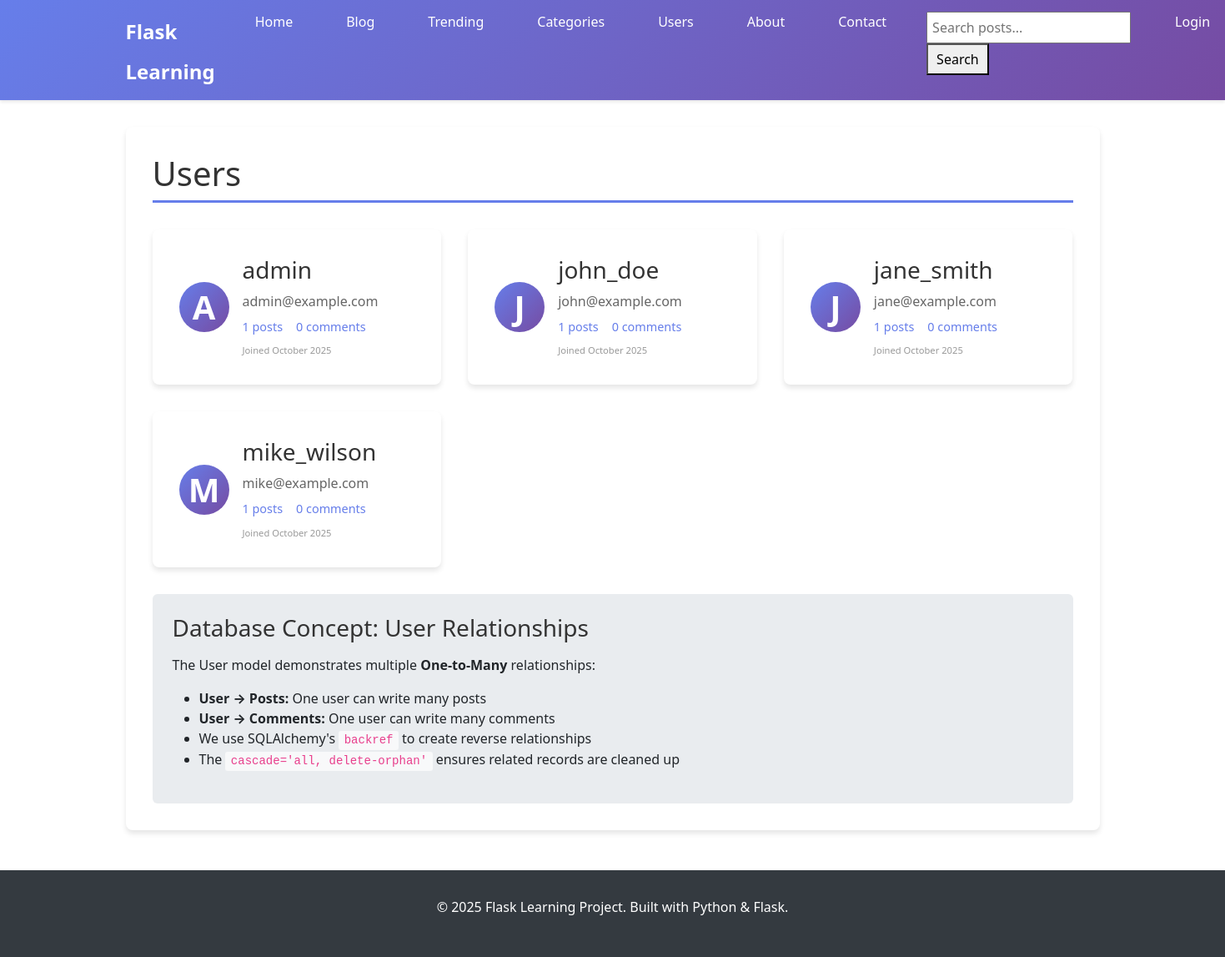
/users, run on an earlier commit of the app's database.
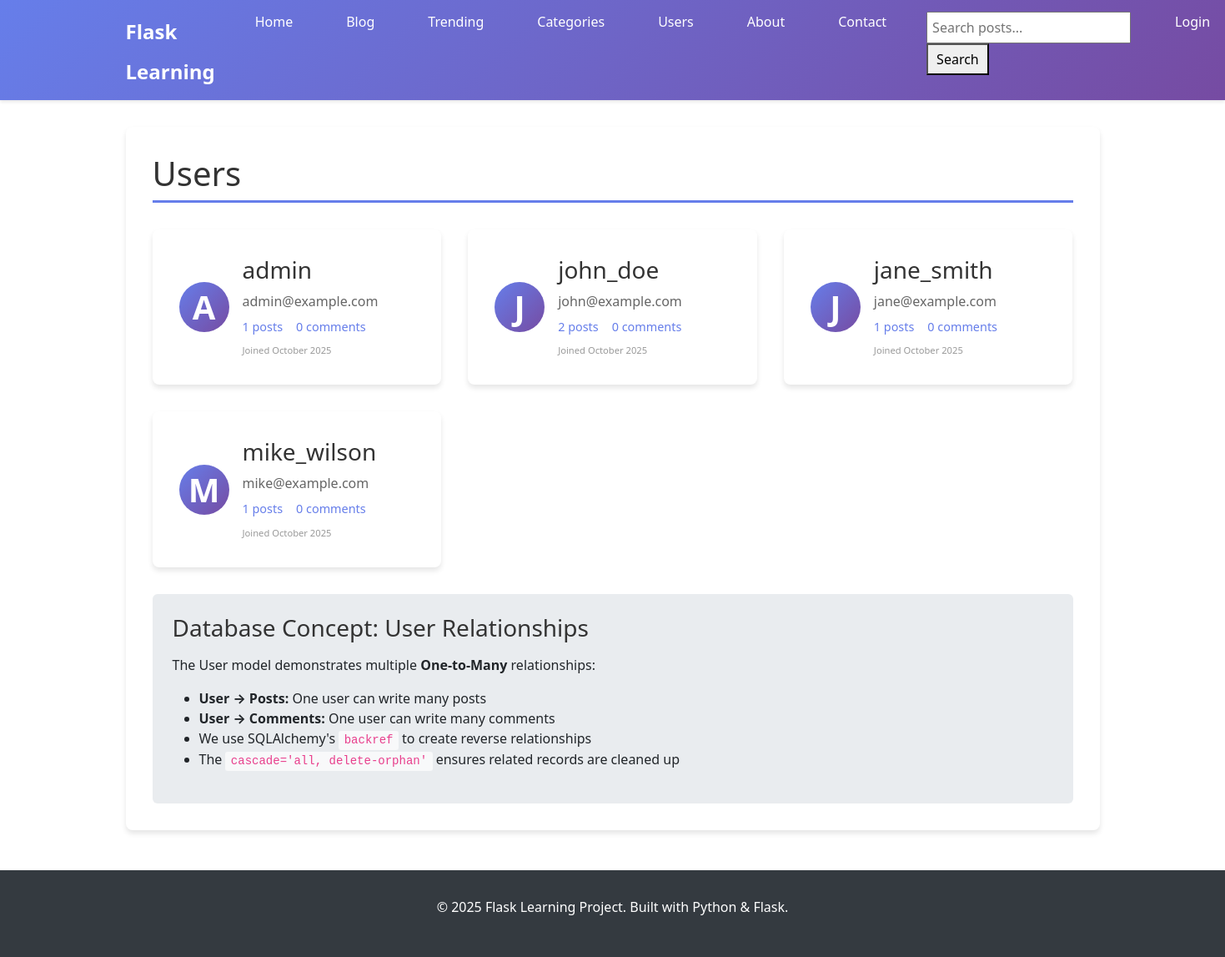
And on a later commit of the database.
### app.py (models this page shows, shortened)
class User(db.Model, UserMixin):
    id = db.Column(db.Integer, primary_key=True)
    username = db.Column(db.String(80), unique=True, nullable=False)
    email = db.Column(db.String(120), unique=True, nullable=False)
    password_hash = db.Column(db.String(255), nullable=False)
    avatar_filename = db.Column(db.String(255), nullable=True, default='default-avatar.png')
    is_admin = db.Column(db.Boolean, default=False)
    created_at = db.Column(db.DateTime, default=datetime.utcnow)
    is_active = db.Column(db.Boolean, default=True)
    posts = db.relationship('Post', backref='author', lazy=True, cascade='all, delete-orphan')
    comments = db.relationship('Comment', backref='author', lazy=True, cascade='all, delete-orphan')

### app.py (the view)
@app.route('/users')
def users():
    users = User.query.all()
    return render_template('users.html', title='Users', users=users)

### templates/users.html
{% extends "base.html" %}
{% block content %}
<div class="content-section">
    <h1>Users</h1>
    {% if users %}
        <div class="users-grid">
            {% for user in users %}
            <div class="user-card">
                <div class="user-avatar">
                    <span class="avatar-letter">{{ user.username[0].upper() }}</span>
                </div>
                <div class="user-info">
                    <h3><a href="{{ url_for('main.user_profile', username=user.username) }}">{{ user.username }}</a></h3>
                    <p class="user-email">{{ user.email }}</p>
                    <div class="user-stats">
                        <span class="stat">{{ user.posts|length }} posts</span>
                        <span class="stat">{{ user.comments|length }} comments</span>
                    </div>
                    <div class="user-joined">
                        <small>Joined {{ user.created_at.strftime('%B %Y') }}</small>
                    </div>
                </div>
            </div>
            {% endfor %}
        </div>
    {% else %}
        <div class="no-users">
            <h3>No users yet!</h3>
            <p>Initialize the database to create sample users.</p>
            <a href="{{ url_for('init_db') }}" class="btn btn-primary">Initialize Sample Data</a>
        </div>
    {% endif %}
    <div class="database-info">
        <h3>Database Concept: User Relationships</h3>
        <p>The User model demonstrates multiple <strong>One-to-Many</strong> relationships:</p>
        <ul>
            <li><strong>User → Posts:</strong> One user can write many posts</li>
            <li><strong>User → Comments:</strong> One user can write many comments</li>
            <li>We use SQLAlchemy's <code>backref</code> to create reverse relationships</li>
            <li>The <code>cascade='all, delete-orphan'</code> ensures related records are cleaned up</li>
        </ul>
    </div>
</div>
{% endblock %}

What changed in the data, as far as the page shows it:
changed User "john_doe": posts|length "1" → "2"
